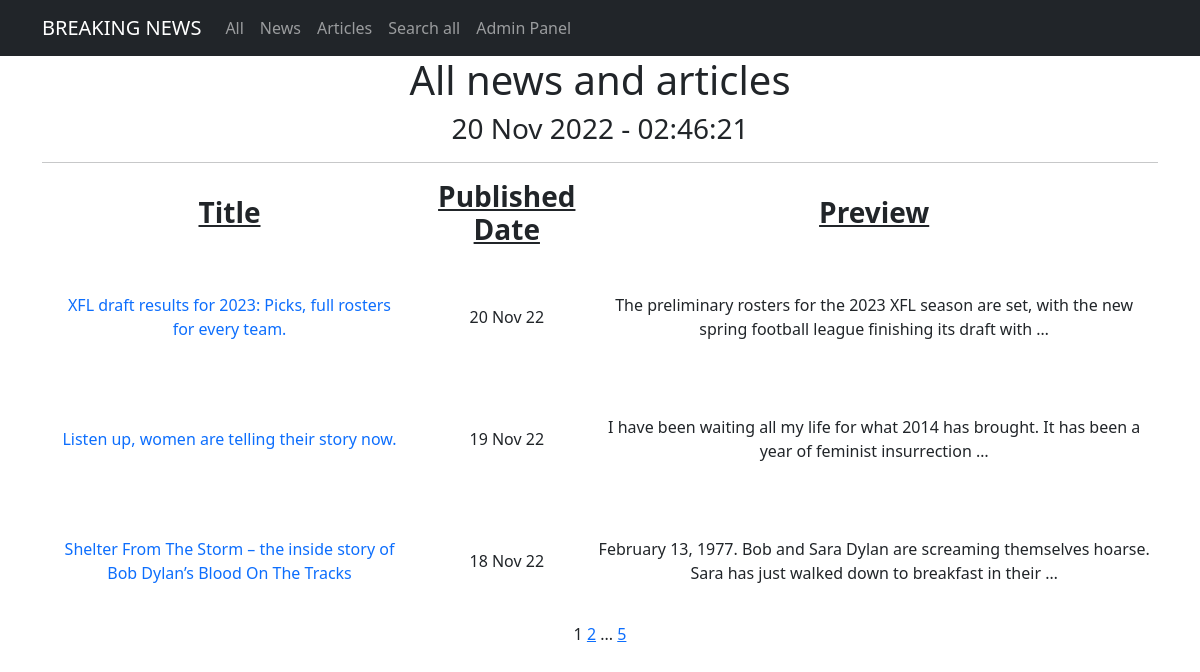
The page / on the database its author committed.
### newsportal/models.py (models this page shows, shortened)
class Post(models.Model):
    author = models.ForeignKey(Author, on_delete=models.CASCADE)
    type = models.CharField(max_length=2, choices=TYPES, default=news)
    published_date = models.DateTimeField(auto_now_add=True)
    post_title = models.CharField(max_length=100)
    post_text = models.TextField()
    category = models.ManyToManyField(Category, through="PostCategory")
    post_rating = models.IntegerField(default=0)

### newsportal/views.py (the view)
# urls.py: path('', PostsList.as_view()),
class PostsList(ListView):
    model = Post
    ordering = '-published_date'
    template_name = 'posts.html'
    context_object_name = 'posts'
    paginate_by = 3
    def get_queryset(self):
        queryset = super().get_queryset()
        self.filterset = PostFilter(self.request.GET, queryset)
        return self.filterset.qs
    def get_context_data(self, **kwargs):
        context = super().get_context_data(**kwargs)
        context['filterset'] = self.filterset
        return context

### newsportal/templatetags/custom_filters.py (called while the page is built)
@register.filter()
def censor(text):
    if isinstance(text, str):
        wordstocensor = ['fool', 'death', 'suffer']
        text = re.split('(\W+)', text)
        for i, j in enumerate(text):
            for k in wordstocensor:
                if k in j.lower():
                    text[i] = text[i][0] + '*'*(len(text[i]) - 1)
        return ''.join(text)
    else:
        raise Exception("This filter is applicable only to the <class 'str'>")

### newsportal/templatetags/custom_tags.py (called while the page is built)
@register.simple_tag()
def current_time(format_string='%d %b %Y - %H:%M:%S'):
    return datetime.now().astimezone().strftime(format_string)

@register.simple_tag(takes_context=True)
def url_replace(context, **kwargs):
   d = context['request'].GET.copy()
   for k, v in kwargs.items():
       d[k] = v
   return d.urlencode()

### templates/posts.html (shortened to what this page needs)
<!DOCTYPE html>
{% extends 'flatpages/default.html' %}
{% load custom_filters %}
{% load custom_tags %}
{% block content2 %}
<li class="nav-item">
  <a class="nav-link" href="/search/">Search all</a>
</li>
{% endblock content2 %}
{% block content %}
<h1>All news and articles</h1>
<h3>{% current_time '%d %b %Y - %H:%M:%S' %}</h3>
<hr>
   {% if posts %}
       <table>
           <tr>
               <td><h3><span style="text-decoration: underline;"><strong>Title</strong></span></h3></td>
               <td><h3><span style="text-decoration: underline;"><strong>Published Date</strong></span></h3></td>
               <td><h3><span style="text-decoration: underline;"><strong>Preview</strong></span></h3></td>
           </tr>
           {% for post in posts %}
           <tr>
               {% if post.type == 'NW' %}
               <td><a class="nav-link" href="/news/{{post.pk}}">{{ post.post_title|censor }}</a></td>
               {% elif post.type == 'AR' %}
               <td><a class="nav-link" href="/articles/{{post.pk}}">{{ post.post_title|censor }}</a></td>
               {% endif %}
               <td>{{ post.published_date|date:'d M y' }}</td>
               <td>{{ post.post_text|truncatewords:20|censor }}</td>
               <td><p>&nbsp;</p><p>&nbsp;</p><p>&nbsp;</p></td>
           </tr>
           {% endfor %}
       </table>
   {% else %}
       <h2>Nothing here</h2>
   {% endif %}
{% endblock content %}
{% block content3 %}
   {{ page_obj.number }}
   {% if page_obj.has_next %}
       <a href="?{% url_replace page=page_obj.next_page_number %}">{{ page_obj.next_page_number }}</a>
       {% if paginator.num_pages != page_obj.next_page_number %}
           ...
           <a href="?{% url_replace page=page_obj.paginator.num_pages %}">{{ page_obj.paginator.num_pages }}</a>
       {% endif %}
   {% endif %}
{% endblock content3 %}

### rows shown on the page
Post: post_title|censor "XFL draft results for 2023: Picks, full rosters for every team.", published_date "20 Nov 22", post_text|censor "The preliminary rosters for the 2023 XFL season are set, with the new spring football league finishing its draft with …"
Post: post_title|censor "Listen up, women are telling their story now.", published_date "19 Nov 22", post_text|censor "I have been waiting all my life for what 2014 has brought. It has been a year of feminist insurrection …"
Post: post_title|censor "Shelter From The Storm – the inside story of Bob Dylan’s Blood On The Tracks", published_date "18 Nov 22", post_text|censor "February 13, 1977. Bob and Sara Dylan are screaming themselves hoarse. Sara has just walked down to breakfast in their …"

### other values the page prints
{{ page_obj.number }} "1"
{{ page_obj.next_page_number }} "2"
{{ page_obj.paginator.num_pages }} "5"
